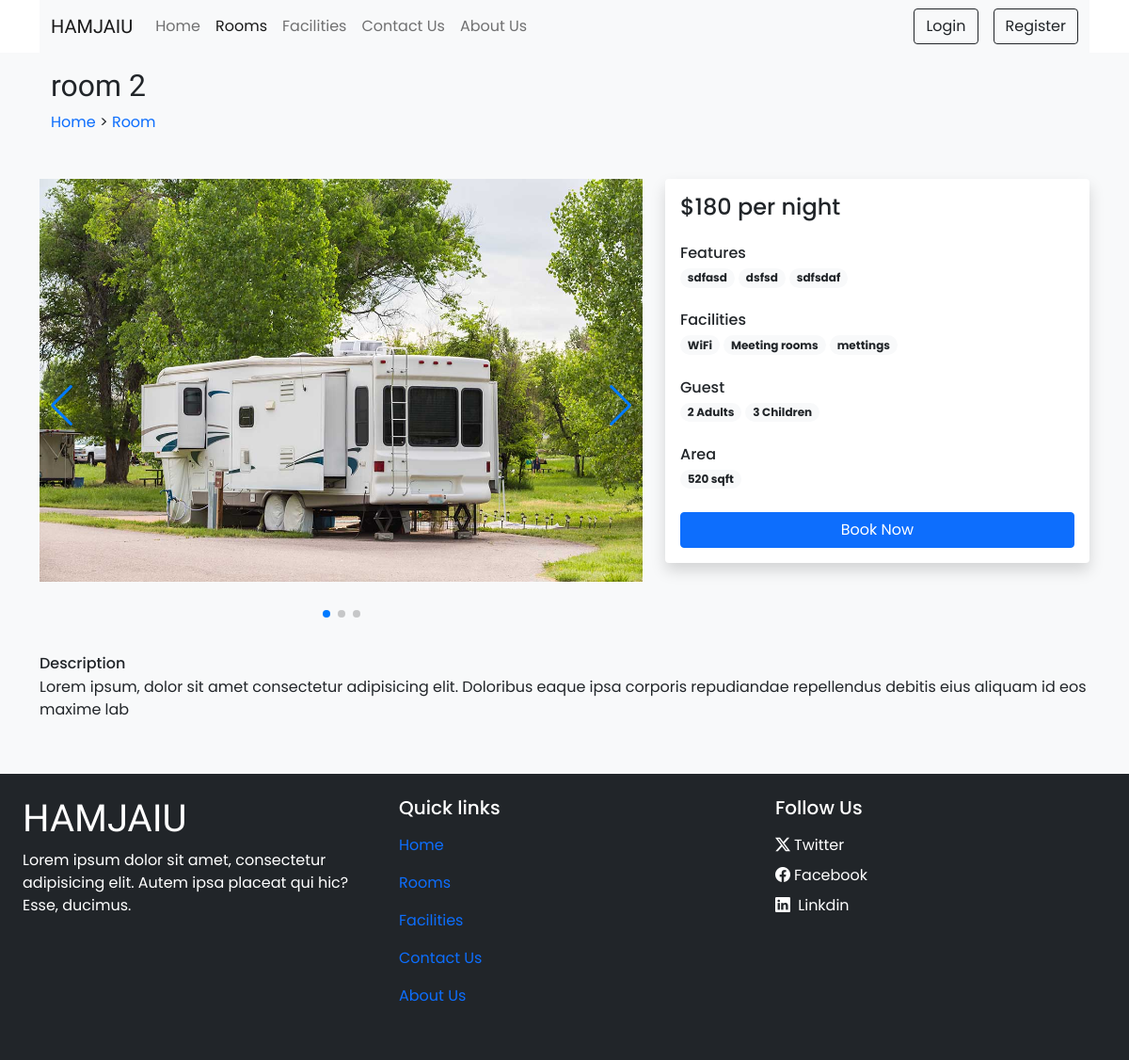
The app's page /rooms_description.php?id=39 with its own data.
### tables this page shows
CREATE TABLE `site_title` (
  `sr_no` int(11) NOT NULL,
  `site_name` varchar(150) NOT NULL,
  `site_address` varchar(150) NOT NULL,
  `site_shoutdown` tinyint(1) NOT NULL
);

CREATE TABLE `rooms` (
  `id` int(11) NOT NULL,
  `rooms_names` varchar(150) NOT NULL,
  `area` int(11) NOT NULL,
  `price` int(11) NOT NULL,
  `quentity` int(11) NOT NULL,
  `audlt` int(11) NOT NULL,
  `children` int(11) NOT NULL,
  `status` int(1) NOT NULL DEFAULT 1,
  `rooms_desc` varchar(150) NOT NULL,
  `remove` int(11) NOT NULL DEFAULT 0
);

CREATE TABLE `rooms_images` (
  `sr_no` int(11) NOT NULL,
  `img_name` varchar(200) NOT NULL,
  `thumb` tinyint(1) NOT NULL DEFAULT 0,
  `rooms_id` int(11) NOT NULL
);

CREATE TABLE `feature_facility` (
  `id` int(11) NOT NULL,
  `name` varchar(100) NOT NULL
);

CREATE TABLE `facilities` (
  `id` int(11) NOT NULL,
  `name` varchar(100) NOT NULL,
  `desc` varchar(150) NOT NULL,
  `icon` varchar(150) NOT NULL
);

### admin/db/functions.php (called while the page is built, shortened)
<?php
require('connection.php');
function filtaration($data){
  foreach ($data as $key => $value){
      $value = trim($value);
      $value = stripslashes($value);
      $value = htmlspecialchars($value);
      $value = strip_tags($value);
      $data[$key] = $value;
  }
  return $data;
}
function select($query,$value,$data_type){
    global $conn;
    $stmt = $conn->prepare($query);
    if($stmt){
      mysqli_stmt_bind_param($stmt,$data_type,...$value);
      if(mysqli_stmt_execute($stmt)){
        $res = mysqli_stmt_get_result($stmt);
        return $res;
      }else{
        die("Query Cannot be Executed- select");
        mysqli_stmt_close($stmt);
      }
    }else{
        echo "error";
        mysqli_stmt_close();
    }
}
?>

### rooms_description.php (the view, shortened to what this page needs)
<!DOCTYPE html>
<html lang="en">
<head>
  <?php require ("./inc/links.php") ?>
  <link rel="stylesheet" href="https://cdn.jsdelivr.net/npm/swiper@11/swiper-bundle.min.css" />
</head>
<body class="bg-light">
  <div class="container-fluid bg-white">
    <div class="container">
      <?php require ("./components/header.php") ?>
  <?php
  $rooms_id = filtaration($_GET);
  $res = select("SELECT * FROM `rooms` WHERE `id`=? AND  `status`=? AND `remove`=?", [$rooms_id['id'], 1, 0], 'iii');
  $room = mysqli_fetch_assoc($res);
  $room_id = $rooms_id['id'];
  ?>
  <div class="container">
    <div class="row">
      <div class="col-lg-12  px-4">
        <h2 class="pt-3 font-bold merinda"><?php echo $room['rooms_names'] ?></h2>
        <a href="index.php" class=" text-decoration-none text-secondery ">Home</a>
        <span class=" text-secondery ">></span>
        <a href="rooms.php" class=" text-decoration-none text-secondery ">Room</a>
      </div>
      <div class="col-lg-7 col-md-12 mt-5">
        <div class="swiper rooms_slider ">
          <div class="swiper-wrapper">
            <?php
            $room_image = mysqli_query($conn, "SELECT * FROM `rooms_images` WHERE `rooms_id` = $room_id");
            $folder = ROOM_IMG_PATH;
            while ($row = mysqli_fetch_assoc($room_image)) {
              echo " <div class='swiper-slide'><img width='100%' src='$folder$row[img_name]' alt=''></div>";
            }
            ?>
          </div>
          <div class="swiper-button-next"></div>
          <div class="swiper-button-prev"></div>
          <div class="swiper-pagination"></div>
        </div>
      </div>
      <div class="col-lg-5 col-md-12 mt-5">
        <div class="card mb-3 border-0 shadow">
          <div class="card-body">
            <h4 class="mb-4">$<?php echo $room['price'] ?> per night</h4>
            <div class="features mb-4">
              <h6 class="mb-1">Features</h6>
              <?php
              $room_featuress = mysqli_query($conn, "SELECT feature.name FROM `feature_facility` feature INNER JOIN `room_featurs` rFeaturs ON feature.id = rFeaturs.featurs_id WHERE rFeaturs.room_id = $room_id");
              $featurss = "";
              while ($room_feat = mysqli_fetch_assoc($room_featuress)) {
                $featurss .= "<span class='badge rounded-pill bg-light text-dark text-wrap'>{$room_feat['name']}</span> ";
              }
              echo $featurss;
              ?>
            </div>
            <div class="facilities mb-4">
              <h6 class="mb-1">Facilities</h6>
              <?php
              $rooms_facilities = mysqli_query($conn, "SELECT f.name FROM `facilities` f INNER JOIN `room_facility` rfec
              ON f.id = rfec.facility_id WHERE rfec.rooms_id = $room_id");
              $facilities = "";
              while ($room_f = mysqli_fetch_assoc($rooms_facilities)) {
                $facilities .= "<span class='badge rounded-pill bg-light text-dark text-wrap'>{$room_f['name']}</span> ";
              }
              echo $facilities
                ?>
            </div>
            <div class="mb-4 guest">
              <h6 class="mb-1">Guest</h6>
              <span class='badge rounded-pill bg-light text-dark text-wrap'><?php echo $room['audlt']; ?> Adults</span>
              <span class='badge rounded-pill bg-light text-dark text-wrap'><?php echo $room['children']; ?> Children</span>
            </div>
            <div class="area mb-4">
              <h6 class="mb-1">Area</h6>
              <span class='badge rounded-pill bg-light text-dark text-wrap'><?php echo $room['area']; ?> sqft</span>
            </div>
            <div class="book-now ">
              <a  href="books_room.php?room_id=<?php echo $room['id']; ?>" class="btn btn-primary w-100">Book Now</a>
            </div>
          </div>
        </div>
      </div>
      <div class="col-lg-12">
         <div class="discription mt-4">
          <h6 class="mb-1">Description</h6>
          <p><?php echo $room['rooms_desc']; ?></p>
         </div>
      </div>
    </div>
  </div>
  <div class="container">
    <div class="row">
      <div class="col-lg-9 col-md-12">
      </div>
    </div>
  </div>
  <?php require ("components/footer.php"); ?>
</body>
</html>

### components/header.php (shortened to what this page needs)
<?php
$contact_data = "SELECT * FROM `site_title` WHERE sr_no =?";
$val =[1];
$data = select($contact_data,$val,'i');
$site_title = mysqli_fetch_assoc($data);
?>
<header>
    <nav id="navbers" class="navbar navbar-expand-lg navbar-light bg-light">
        <div class="container-fluid">
            <a class="navbar-brand merinda" href="index.php"><?php echo $site_title['site_name'] ?></a>
            <div class="collapse navbar-collapse" id="navbarSupportedContent">
                <ul class="navbar-nav me-auto mb-2 mb-lg-0">
                    <li class="nav-item">
                        <a class="nav-link " aria-current="page" href="index.php">Home</a>
                    </li>
                    <li class="nav-item">
                        <a class="nav-link" href="rooms.php">Rooms</a>
                    </li>
                    <li class="nav-item">
                        <a class="nav-link " href="facilities.php">Facilities</a>
                    </li>
                    <li class="nav-item">
                        <a class="nav-link " href="contact-us.php">Contact Us</a>
                    </li>
                    <li class="nav-item">
                        <a class="nav-link " href="about.php"> About Us</a>
                    </li>
                </ul>
                <div class="d-flex">
                    <button type="button" class="btn btn-outline-dark shadow-none me-lg-3 me-2" data-bs-toggle="modal"
                        data-bs-target="#loginModal">
                        Login
                    </button>
                    <button type="button" class="btn btn-outline-dark shadow-none " data-bs-toggle="modal"
                        data-bs-target="#registerModal">
                        Register
                    </button>
                </div>
            </div>
        </div>
    </nav>
    </div>
    </div>

### css/style.css (style rules this page uses)
* { font-family: "Poppins", sans-serif; }
.merinda { font-family: "Merienda", cursive; }

### records on screen
site_title: site_name "HAMJAIU"
rooms: rooms_names "room 2", price "180", audlt "2", children "3", area "520", rooms_desc "Lorem ipsum, dolor sit amet consectetur adipisicing elit. Doloribus eaque ipsa corporis repudiandae repellendus debitis eius aliquam id eos maxime lab"
rooms_images: img_name (picture)
feature_facility: name "sdfasd"
feature_facility: name "dsfsd"
feature_facility: name "sdfsdaf"
facilities: name "WiFi"
facilities: name "Meeting rooms"
facilities: name "mettings"
